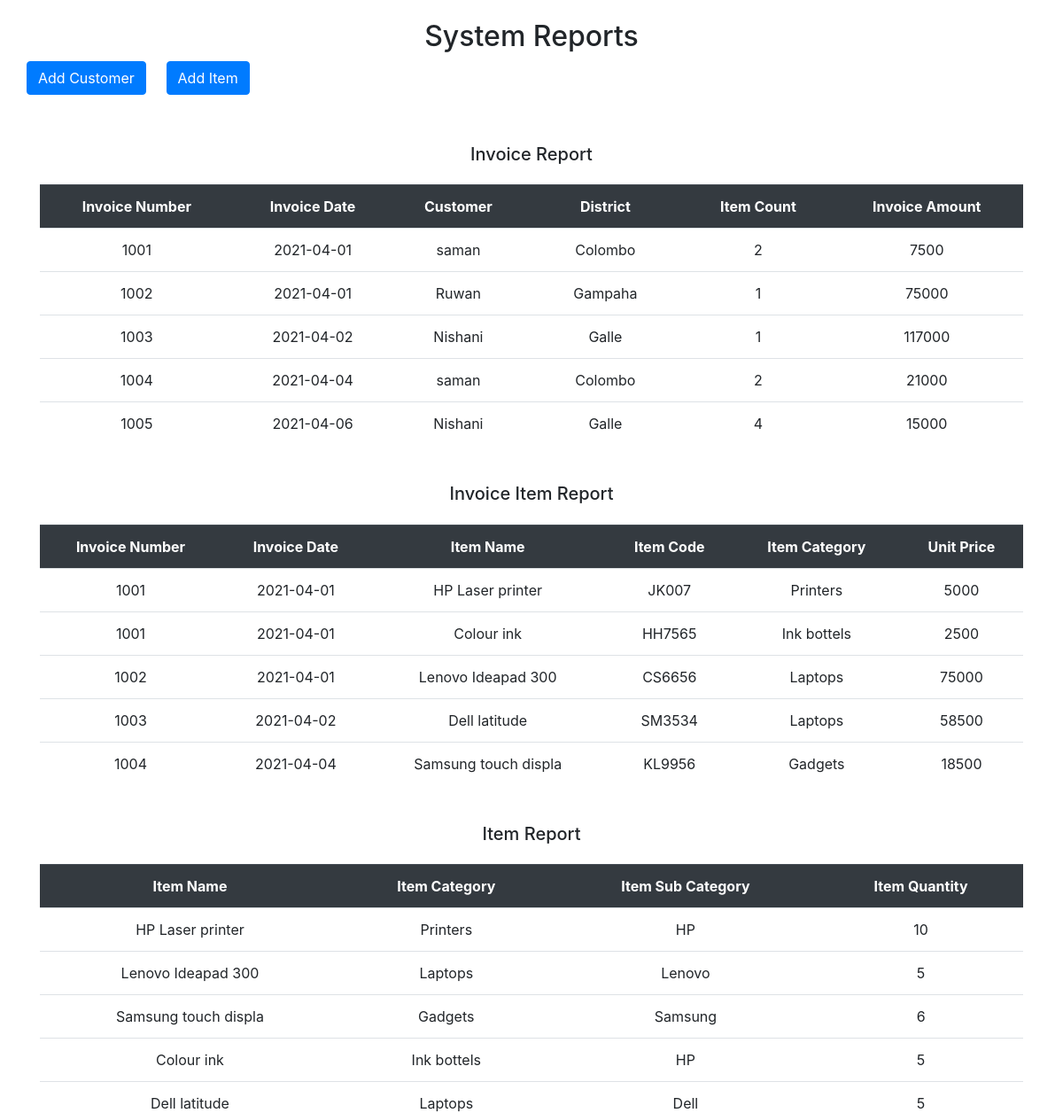
The page / on the database its author committed.
### tables this page shows
CREATE TABLE `customer` (
  `id` int(11) NOT NULL,
  `title` varchar(20) NOT NULL,
  `first_name` varchar(50) NOT NULL,
  `middle_name` varchar(50) NOT NULL,
  `last_name` varchar(50) NOT NULL,
  `contact_no` varchar(10) NOT NULL,
  `district` varchar(50) NOT NULL
);

CREATE TABLE `invoice` (
  `id` int(11) NOT NULL,
  `date` date NOT NULL,
  `time` time NOT NULL,
  `invoice_no` varchar(50) NOT NULL,
  `customer` varchar(10) NOT NULL,
  `item_count` varchar(50) NOT NULL,
  `amount` varchar(50) NOT NULL
);

CREATE TABLE `district` (
  `district` varchar(50) DEFAULT NULL,
  `active` varchar(10) DEFAULT NULL,
  `id` int(10) NOT NULL
);

### classes/reports.php (called while the page is built, shortened)
<?php
class reports{
	public function invoicereport(){
		$db = new dbconnection();
		$conn = $db->startconnection();
		$query = $conn->prepare("select invoice.invoice_no,invoice.date,invoice.item_count,invoice.amount,invoice.customer,customer.first_name,district.district from customer join invoice join district on invoice.customer = customer.id and customer.district = district.id");
		$query->execute();
		$result = $query->get_result();
		return $result;
		}
	public function invoiceitemreport(){
		$db = new dbconnection();
		$conn = $db->startconnection();
		$query = $conn->prepare("select invoice.invoice_no,invoice.date,invoice_master.item_id,item.item_code,item.item_name,item_category.category,item_subcategory.sub_category,item.unit_price,customer.first_name from invoice join invoice_master join item join customer JOIN item_category join item_subcategory on invoice.invoice_no = invoice_master.invoice_no and invoice_master.item_id = item.id and invoice.customer = customer.id and item.item_category = item_category.id and item.item_subcategory = item_subcategory.id");
		$query->execute();
		$result = $query->get_result();
		return $result;
		}
	public function itemreport(){
		$db = new dbconnection();
		$conn = $db->startconnection();
		$query = $conn->prepare("select DISTINCT item.item_name,item_category.category,item_subcategory.sub_category,item.quantity from item join item_category join item_subcategory on item.item_category = item_category.id and item.item_subcategory = item_subcategory.id");
		$query->execute();
		$result = $query->get_result();
		return $result;
		}
}
?>

### index.php (the view, shortened to what this page needs)
<?php
	require_once('classes/reports.php');
	$reports = new reports();
	$invoicereports = $reports->invoicereport();
	$invoiceitemreports = $reports->invoiceitemreport();
	$itemreport = $reports->itemreport();
?>
<!DOCTYPE html>
<html>
<head>
	<link rel="stylesheet" href="https://cdn.jsdelivr.net/npm/bootstrap@4.6.0/dist/css/bootstrap.min.css">
</head>
<body class="container">
 <div class="row">
		<div class="col-md-12">
			<div class="text-center">
			<h2 style="margin-top: 2%;">System Reports</h2>
			<div class="row">
				 <span><a class="btn btn-primary" href="customerpage.php">Add Customer</a></span>
				 <span  style="margin-left: 2%;" ><a class="btn btn-primary" href="itempage.php">Add Item</a></span>
			</div>
			<div class="report">
				<h5 style="margin-top: 2%; margin-bottom: 2%;">Invoice Report</h5>
				<table  class="table">
					<tr class="thead-dark">
						<th>Invoice Number</th>
						<th>Invoice Date</th>
						<th>Customer</th>
						<th>District</th>
						<th>Item Count</th>
						<th>Invoice Amount</th>
					</tr>
					<?php
					while($row = mysqli_fetch_assoc($invoicereports)):
					?>
					<tr>
						<td><?php echo $row['invoice_no']; ?></td>
						<td><?php echo $row['date']; ?></td>
						<td><?php echo $row['first_name']; ?></td>
						<td><?php echo $row['district']; ?></td>
						<td><?php echo $row['item_count']; ?></td>
						<td><?php echo $row['amount']; ?></td>
					</tr>
					<?php
						endwhile;
					?>
				</table>
			</div>
				<div class="report">
				<h5 style="margin-top: 2%; margin-bottom: 2%;">Invoice Item Report</h5>
				<table  class="table">
					<tr class="thead-dark">
						<th>Invoice Number</th>
						<th>Invoice Date</th>
						<th>Item Name</th>
						<th>Item Code</th>
						<th>Item Category</th>
						<th>Unit Price</th>
					</tr>
					<?php
					while($row = mysqli_fetch_assoc($invoiceitemreports)):
					?>
					<tr>
						<td><?php echo $row['invoice_no']; ?></td>
						<td><?php echo $row['date']; ?></td>
						<td><?php echo $row['item_name']; ?></td>
						<td><?php echo $row['item_code']; ?></td>
						<td><?php echo $row['category']; ?></td>
						<td><?php echo $row['unit_price']; ?></td>
					</tr>
					<?php
						endwhile;
					?>
				</table>
			</div>
				<div class="report">
				<h5 style="margin-top: 2%; margin-bottom: 2%;"> Item Report</h5>
				<table  class="table">
					<tr class="thead-dark">
						<th>Item Name</th>
						<th>Item Category</th>
						<th>Item Sub Category</th>
						<th>Item Quantity</th>
					</tr>
					<?php
					while($row = mysqli_fetch_assoc($itemreport)):
					?>
					<tr>
						<td><?php echo $row['item_name']; ?></td>
						<td><?php echo $row['category']; ?></td>
						<td><?php echo $row['sub_category']; ?></td>
						<td><?php echo $row['quantity']; ?></td>
					</tr>
					<?php
						endwhile;
					?>
				</table>
			</div>
			</div>
		</div>
</div>
</body>
</html>

### index.php (style rules this page uses)
.report { width: 100%; height:350px; overflow: scroll; margin: auto; margin-top: 3% }

### rows shown on the page
customer: invoice.invoice_no "1001", invoice.date "2021-04-01", first_name "saman", district.district "Colombo", invoice.item_count "2", invoice.amount "7500", invoice.invoice_no "1004", invoice.date "2021-04-04", invoice.amount "21000"
customer: invoice.invoice_no "1002", invoice.date "2021-04-01", first_name "Ruwan", district.district "Gampaha", invoice.item_count "1", invoice.amount "75000"
customer: invoice.invoice_no "1003", invoice.date "2021-04-02", first_name "Nishani", district.district "Galle", invoice.item_count "1", invoice.amount "117000", invoice.invoice_no "1005", invoice.date "2021-04-06", invoice.item_count "4", invoice.amount "15000"

### other values the page prints
$row['invoice_no'] "1001"
$row['date'] "2021-04-01"
$row['item_name'] "HP Laser printer"
$row['item_code'] "JK007"
$row['category'] "Printers"
$row['unit_price'] "5000"
$row['item_name'] "Colour ink"
$row['item_code'] "HH7565"
$row['category'] "Ink bottels"
$row['unit_price'] "2500"
$row['invoice_no'] "1002"
$row['item_name'] "Lenovo Ideapad 300"
$row['item_code'] "CS6656"
$row['category'] "Laptops"
$row['unit_price'] "75000"
